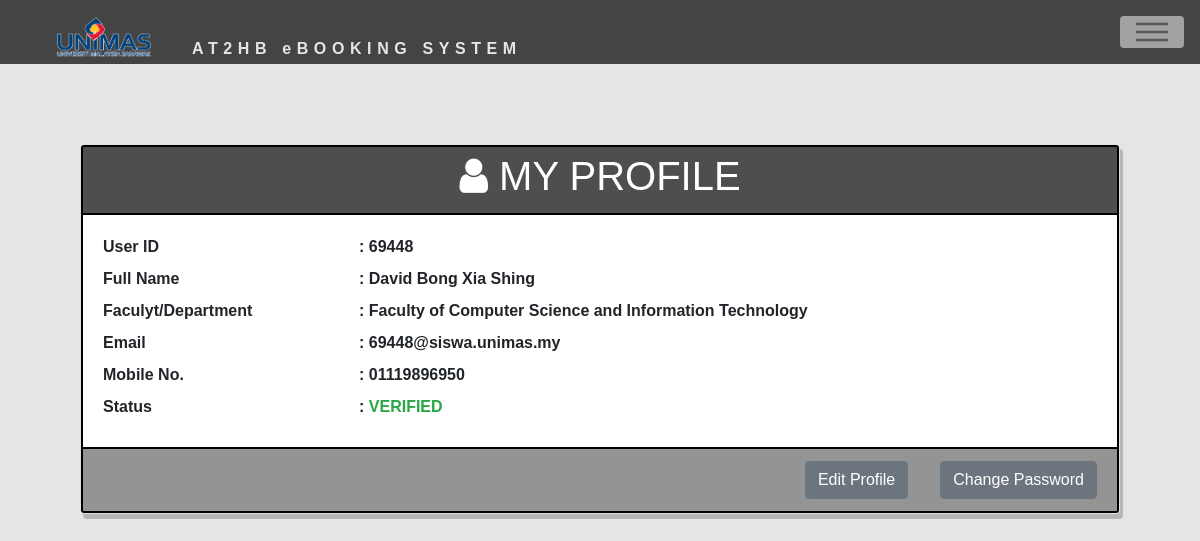
/user/user_profile.php (signed in), run on the app's committed database.
### tables this page shows
CREATE TABLE `user` (
  `user_id` int(11) NOT NULL,
  `user_type` char(7) NOT NULL,
  `user_password` varchar(20) NOT NULL,
  `user_name` varchar(50) NOT NULL,
  `user_faculty` varchar(100) NOT NULL,
  `user_mobile_num` varchar(15) NOT NULL,
  `user_email` varchar(50) NOT NULL,
  `user_status` char(30) NOT NULL,
  `registered_date` datetime NOT NULL
);

### user/user_profile.php (the view, shortened to what this page needs)
<!DOCTYPE html>
<html>
<head>
    <link href='https://stackpath.bootstrapcdn.com/bootstrap/4.3.1/css/bootstrap.min.css' rel='stylesheet'>
    <link href='https://cdnjs.cloudflare.com/ajax/libs/font-awesome/4.7.0/css/font-awesome.css' rel='stylesheet'>
	<link rel="stylesheet" href="_asset/css/user_profile.css">
</head>
<body>
<?php
if(!isset($_SESSION['id'])){
    header("Location: login.php");
  }
else{
$uid=$_SESSION['id'];
$db_handler = new DBController();
$conn=$db_handler->connectDB();
	include "header(user).php";
    $sql=mysqli_query($conn,"SELECT * FROM user WHERE user_id='$uid'")or die(mysqli_error($conn));
    $row=mysqli_fetch_array($sql);
?>
<main>
	<div class="card" id="mybooking">
		<div class="card-header">
			<h1><i class="fa fa-user"></i>  MY PROFILE</h1>
		</div>
		<div class="card-body">
            <div class="row">
                <div class="col-3"><label>User ID </label></div>
                <div class="col-9">: <?php echo $row['user_id'] ?></div>
            </div>
            <div class="row">
                <div class="col-3"><label>Full Name </label></div>
                <div class="col-9">: <?php echo $row['user_name'] ?></div>
            </div>
            <div class="row">
                <div class="col-3"><label>Faculyt/Department </label></div>
                <div class="col-9">: <?php echo $row['user_faculty'] ?></div>
            </div>
            <div class="row">
                <div class="col-3"><label>Email </label></div>
                <div class="col-9">: <?php echo $row['user_email'] ?></div>
            </div>
            <div class="row">
                <div class="col-3"><label class="name">Mobile No. </label></div>
                <div class="col-9">: <?php echo $row['user_mobile_num'] ?></div>
            </div>
            <?php
                if($row['user_status']=='Verified'){
                    echo'  <div class="row">';
                    echo'      <div class="col-3"><label class="name">Status </label></div>';
                    echo'     <div class="col-9">: <span class="Verified">VERIFIED</span></div> ';
                    echo'   </div>';
                }
            ?>
		</div>
		<div class="card-footer">
			<button class="btn btn-secondary" name="editprofile" onclick="openProfile()">Edit Profile</button>
			<button class="btn btn-secondary" name="chgpass" onclick="openPass()">Change Password</button>
		</div>
	</div>
</main>
<?php }?>
</body>
</html>

### user/_asset/css/user_profile.css (style rules this page uses)
* { margin: 0; padding: 0; font-family: sans-serif,monospace; }
body { background-color: #e5e5e5; min-height: 100vh; }
main { display: block; padding: 5em; }
.card { box-shadow: 3px 5px rgba(0, 0, 0, 0.2); display: block; }
.card-header,.card-body,.card-footer { border: 2px solid black; }
.card-body,.card-footer { border-top: none; }
.card-body { font-weight: 600; }
.card-header { background-color: #4e4e4e; padding: 0.3em; color: white; text-align: center; }
.card-footer { display: flex; justify-content:flex-end; background-color: #949494; }
.card-footer button { margin-left: 2em; }
.Verified,.Approved { color:#28a745; }

### data on the page
user: user_id "69448", user_name "David Bong Xia Shing", user_faculty "Faculty of Computer Science and Information Technology", user_email "69448@siswa.unimas.my", user_mobile_num "01119896950"
